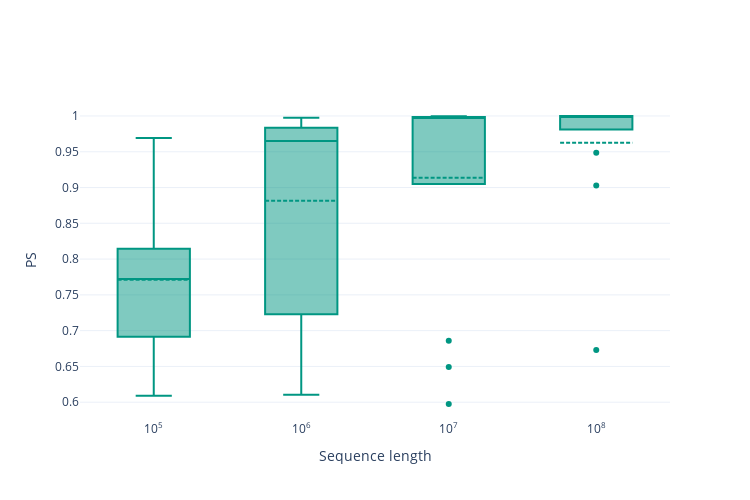

The notebook cell saved with this chart:
### Code cell
plot_seq_len(mds_conv_5, "PS", plot_prefix="MDS")

### Figure 1 — Plotly figure (JSON) as saved in the notebook; plotly's stock layout.template omitted (floating-point values rounded to 4 significant figures)
{"data": [{"boxmean": true, "marker": {"color": "rgb(0, 150, 130)"}, "name": "10<sup>5</sup>", "y": [0.6463, 0.6966, 0.7721, 0.8213, 0.609, 0.7481, 0.8094, 0.9476, 0.7426, 0.7724, 0.8123, 0.9692, 0.6757], "type": "box"}, {"boxmean": true, "marker": {"color": "rgb(0, 150, 130)"}, "name": "10<sup>6</sup>", "y": [0.7329, 0.6105, 0.981, 0.9888, 0.6923, 0.9507, 0.9687, 0.995, 0.9649, 0.9332, 0.9817, 0.9975, 0.665], "type": "box"}, {"boxmean": true, "marker": {"color": "rgb(0, 150, 130)"}, "name": "10<sup>7</sup>", "y": [0.649, 0.686, 0.998, 0.9991, 0.9778, 0.997, 0.9971, 0.9995, 0.9811, 0.9981, 0.9983, 0.9998, 0.5975], "type": "box"}, {"boxmean": true, "marker": {"color": "rgb(0, 150, 130)"}, "name": "10<sup>8</sup>", "y": [0.9028, 0.6731, 0.9998, 0.9999, 0.9985, 0.9997, 0.9997, 1.0, 0.9921, 0.9998, 0.9998, 1.0, 0.9488], "type": "box"}], "layout": {"xaxis": {"title": {"text": "Sequence length"}}, "yaxis": {"title": {"text": "PS"}}, "width": 750, "height": 500, "showlegend": false}}
